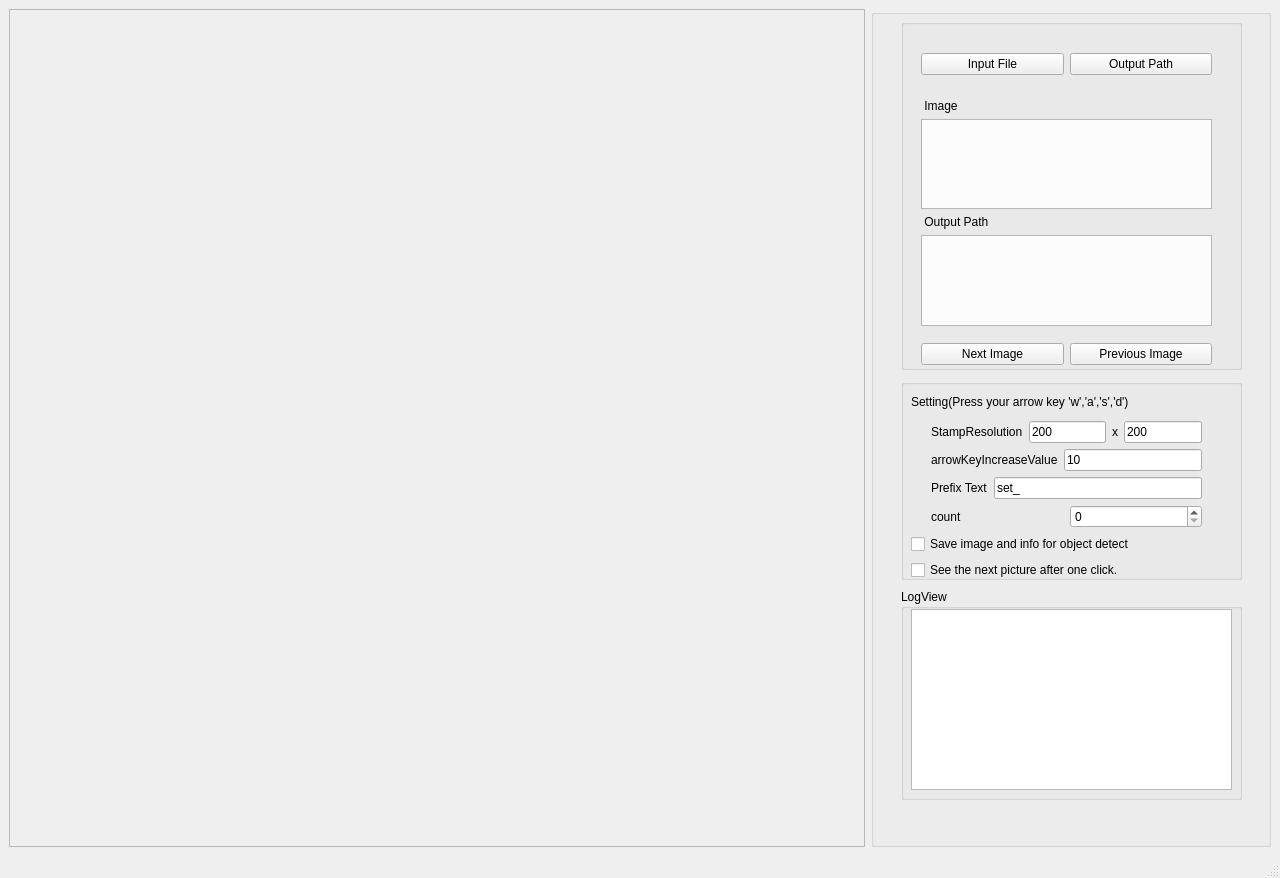
<?xml version="1.0" encoding="UTF-8"?>
<ui version="4.0">
 <class>TruthAndCrop</class>
 <widget class="QMainWindow" name="TruthAndCrop">
  <property name="geometry">
   <rect>
    <x>0</x>
    <y>0</y>
    <width>1280</width>
    <height>878</height>
   </rect>
  </property>
  <property name="windowTitle">
   <string>MainWindow</string>
  </property>
  <widget class="QWidget" name="centralwidget">
   <property name="minimumSize">
    <size>
     <width>0</width>
     <height>800</height>
    </size>
   </property>
   <layout class="QGridLayout" name="gridLayout">
    <item row="0" column="1">
     <widget class="QGroupBox" name="settingArea">
      <property name="minimumSize">
       <size>
        <width>400</width>
        <height>700</height>
       </size>
      </property>
      <property name="autoFillBackground">
       <bool>false</bool>
      </property>
      <property name="styleSheet">
       <string notr="true"/>
      </property>
      <property name="title">
       <string/>
      </property>
      <widget class="QWidget" name="verticalLayoutWidget_3">
       <property name="geometry">
        <rect>
         <x>50</x>
         <y>90</y>
         <width>291</width>
         <height>227</height>
        </rect>
       </property>
       <layout class="QVBoxLayout" name="verticalLayout_3">
        <item>
         <widget class="QLabel" name="label_6">
          <property name="text">
           <string> Image</string>
          </property>
         </widget>
        </item>
        <item>
         <widget class="QTextEdit" name="imageField">
          <property name="html">
           <string>&lt;!DOCTYPE HTML PUBLIC &quot;-//W3C//DTD HTML 4.0//EN&quot; &quot;http://www.w3.org/TR/REC-html40/strict.dtd&quot;&gt;
&lt;html&gt;&lt;head&gt;&lt;meta name=&quot;qrichtext&quot; content=&quot;1&quot; /&gt;&lt;style type=&quot;text/css&quot;&gt;
p, li { white-space: pre-wrap; }
&lt;/style&gt;&lt;/head&gt;&lt;body style=&quot; font-family:'Gulim'; font-size:9pt; font-weight:400; font-style:normal;&quot;&gt;
&lt;p style=&quot;-qt-paragraph-type:empty; margin-top:0px; margin-bottom:0px; margin-left:0px; margin-right:0px; -qt-block-indent:0; text-indent:0px; font-family:'Ubuntu'; font-size:11pt;&quot;&gt;&lt;br /&gt;&lt;/p&gt;
&lt;p style=&quot;-qt-paragraph-type:empty; margin-top:0px; margin-bottom:0px; margin-left:0px; margin-right:0px; -qt-block-indent:0; text-indent:0px; font-family:'Ubuntu'; font-size:11pt;&quot;&gt;&lt;br /&gt;&lt;/p&gt;&lt;/body&gt;&lt;/html&gt;</string>
          </property>
         </widget>
        </item>
        <item>
         <widget class="QLabel" name="label_4">
          <property name="text">
           <string> Output Path</string>
          </property>
         </widget>
        </item>
        <item>
         <widget class="QTextEdit" name="outputPath">
          <property name="html">
           <string>&lt;!DOCTYPE HTML PUBLIC &quot;-//W3C//DTD HTML 4.0//EN&quot; &quot;http://www.w3.org/TR/REC-html40/strict.dtd&quot;&gt;
&lt;html&gt;&lt;head&gt;&lt;meta name=&quot;qrichtext&quot; content=&quot;1&quot; /&gt;&lt;style type=&quot;text/css&quot;&gt;
p, li { white-space: pre-wrap; }
&lt;/style&gt;&lt;/head&gt;&lt;body style=&quot; font-family:'Gulim'; font-size:9pt; font-weight:400; font-style:normal;&quot;&gt;
&lt;p style=&quot;-qt-paragraph-type:empty; margin-top:0px; margin-bottom:0px; margin-left:0px; margin-right:0px; -qt-block-indent:0; text-indent:0px; font-family:'Ubuntu'; font-size:11pt;&quot;&gt;&lt;br /&gt;&lt;/p&gt;&lt;/body&gt;&lt;/html&gt;</string>
          </property>
         </widget>
        </item>
       </layout>
      </widget>
      <widget class="QGroupBox" name="groupBox_2">
       <property name="geometry">
        <rect>
         <x>30</x>
         <y>10</y>
         <width>341</width>
         <height>351</height>
        </rect>
       </property>
       <property name="title">
        <string/>
       </property>
       <widget class="QWidget" name="horizontalLayoutWidget_5">
        <property name="geometry">
         <rect>
          <x>20</x>
          <y>310</y>
          <width>291</width>
          <height>51</height>
         </rect>
        </property>
        <layout class="QHBoxLayout" name="horizontalLayout_6">
         <item>
          <widget class="QPushButton" name="nextBtn">
           <property name="text">
            <string>Next Image</string>
           </property>
          </widget>
         </item>
         <item>
          <widget class="QPushButton" name="previousBtn">
           <property name="text">
            <string>Previous Image</string>
           </property>
          </widget>
         </item>
        </layout>
       </widget>
      </widget>
      <widget class="QGroupBox" name="groupBox">
       <property name="geometry">
        <rect>
         <x>30</x>
         <y>370</y>
         <width>341</width>
         <height>201</height>
        </rect>
       </property>
       <property name="title">
        <string/>
       </property>
       <widget class="QWidget" name="horizontalLayoutWidget_2">
        <property name="geometry">
         <rect>
          <x>10</x>
          <y>10</y>
          <width>311</width>
          <height>191</height>
         </rect>
        </property>
        <layout class="QVBoxLayout" name="verticalLayout_5">
         <item>
          <widget class="QLabel" name="label">
           <property name="text">
            <string>Setting(Press your arrow key 'w','a','s','d')</string>
           </property>
          </widget>
         </item>
         <item>
          <layout class="QHBoxLayout" name="horizontalLayout_3">
           <property name="leftMargin">
            <number>20</number>
           </property>
           <property name="rightMargin">
            <number>20</number>
           </property>
           <item>
            <widget class="QLabel" name="label_5">
             <property name="text">
              <string>StampResolution</string>
             </property>
            </widget>
           </item>
           <item>
            <widget class="QLineEdit" name="stampWidthBox">
             <property name="text">
              <string>200</string>
             </property>
             <property name="placeholderText">
              <string extracomment="Width"/>
             </property>
            </widget>
           </item>
           <item>
            <widget class="QLabel" name="label_7">
             <property name="text">
              <string>x</string>
             </property>
            </widget>
           </item>
           <item>
            <widget class="QLineEdit" name="stampHeightBox">
             <property name="text">
              <string>200</string>
             </property>
             <property name="placeholderText">
              <string extracomment="Height"/>
             </property>
            </widget>
           </item>
          </layout>
         </item>
         <item>
          <layout class="QHBoxLayout" name="horizontalLayout_4">
           <property name="leftMargin">
            <number>20</number>
           </property>
           <property name="rightMargin">
            <number>20</number>
           </property>
           <item>
            <widget class="QLabel" name="label_8">
             <property name="text">
              <string>arrowKeyIncreaseValue</string>
             </property>
            </widget>
           </item>
           <item>
            <widget class="QLineEdit" name="arrowIncreaseBox">
             <property name="text">
              <string>10</string>
             </property>
             <property name="placeholderText">
              <string extracomment="Width"/>
             </property>
            </widget>
           </item>
          </layout>
         </item>
         <item>
          <layout class="QHBoxLayout" name="horizontalLayout_2">
           <property name="leftMargin">
            <number>20</number>
           </property>
           <property name="rightMargin">
            <number>20</number>
           </property>
           <item>
            <widget class="QLabel" name="label_2">
             <property name="text">
              <string>Prefix Text</string>
             </property>
            </widget>
           </item>
           <item>
            <widget class="QLineEdit" name="outputPrefixTextBox">
             <property name="text">
              <string>set_</string>
             </property>
            </widget>
           </item>
          </layout>
         </item>
         <item>
          <layout class="QHBoxLayout" name="horizontalLayout_7">
           <property name="leftMargin">
            <number>20</number>
           </property>
           <property name="rightMargin">
            <number>20</number>
           </property>
           <item>
            <widget class="QLabel" name="label_9">
             <property name="text">
              <string>count</string>
             </property>
            </widget>
           </item>
           <item>
            <widget class="QSpinBox" name="countBox"/>
           </item>
          </layout>
         </item>
         <item>
          <widget class="QCheckBox" name="settingSaveInfoForObjectDetect">
           <property name="text">
            <string>Save image and info for object detect</string>
           </property>
          </widget>
         </item>
         <item>
          <widget class="QCheckBox" name="settingNextAfterOneclickBox">
           <property name="text">
            <string>See the next picture after one click.</string>
           </property>
          </widget>
         </item>
        </layout>
       </widget>
      </widget>
      <widget class="QWidget" name="horizontalLayoutWidget_4">
       <property name="geometry">
        <rect>
         <x>50</x>
         <y>30</y>
         <width>291</width>
         <height>51</height>
        </rect>
       </property>
       <layout class="QHBoxLayout" name="horizontalLayout_5">
        <item>
         <widget class="QPushButton" name="inFile">
          <property name="text">
           <string>Input File</string>
          </property>
         </widget>
        </item>
        <item>
         <widget class="QPushButton" name="outFile">
          <property name="text">
           <string>Output Path</string>
          </property>
         </widget>
        </item>
       </layout>
      </widget>
      <widget class="QGroupBox" name="groupBox_3">
       <property name="geometry">
        <rect>
         <x>30</x>
         <y>580</y>
         <width>341</width>
         <height>211</height>
        </rect>
       </property>
       <property name="title">
        <string>LogView</string>
       </property>
       <widget class="QTextBrowser" name="logView">
        <property name="geometry">
         <rect>
          <x>10</x>
          <y>20</y>
          <width>321</width>
          <height>181</height>
         </rect>
        </property>
       </widget>
      </widget>
     </widget>
    </item>
    <item row="0" column="0">
     <widget class="QScrollArea" name="scrollArea">
      <property name="styleSheet">
       <string notr="true">m</string>
      </property>
      <property name="widgetResizable">
       <bool>true</bool>
      </property>
      <widget class="QWidget" name="scrollAreaWidgetContents_2">
       <property name="geometry">
        <rect>
         <x>0</x>
         <y>0</y>
         <width>854</width>
         <height>838</height>
        </rect>
       </property>
       <layout class="QHBoxLayout" name="horizontalLayout">
        <item>
         <widget class="QLabel" name="img_view">
          <property name="sizePolicy">
           <sizepolicy hsizetype="Preferred" vsizetype="Preferred">
            <horstretch>0</horstretch>
            <verstretch>0</verstretch>
           </sizepolicy>
          </property>
          <property name="text">
           <string/>
          </property>
          <property name="scaledContents">
           <bool>false</bool>
          </property>
          <property name="alignment">
           <set>Qt::AlignLeading|Qt::AlignLeft|Qt::AlignTop</set>
          </property>
          <property name="wordWrap">
           <bool>true</bool>
          </property>
         </widget>
        </item>
       </layout>
      </widget>
     </widget>
    </item>
   </layout>
  </widget>
  <widget class="QStatusBar" name="statusbar"/>
  <action name="actionExit">
   <property name="text">
    <string>Exit</string>
   </property>
  </action>
 </widget>
 <resources/>
 <connections/>
</ui>
